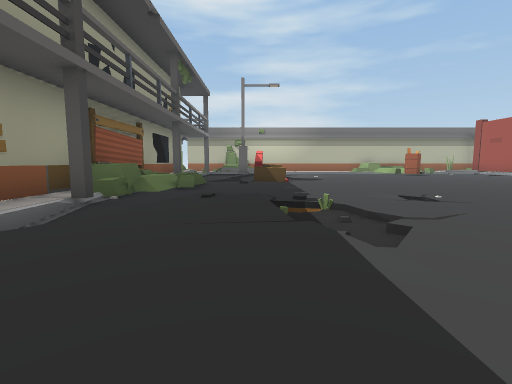
View 1 (above)

18 first-person views from a walk through a Unity game level. The camera is 1.2 m above the floor, tilts 6° down and sees 85° across. The floor is counted in squares, 2 m on a side. Each view is taken from the middle of a square. On the plan, view 1 faces up. The plan holds only what a view shows up to about 9 squares ahead; the rest is blank. The place goes on beyond the plan. The player is left out.

View 2
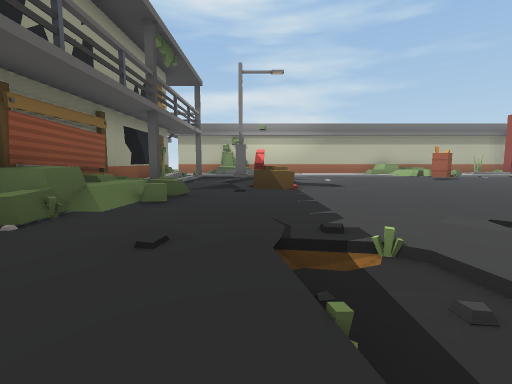

View 3
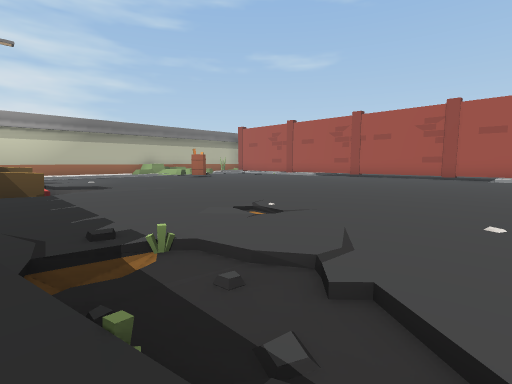

View 4
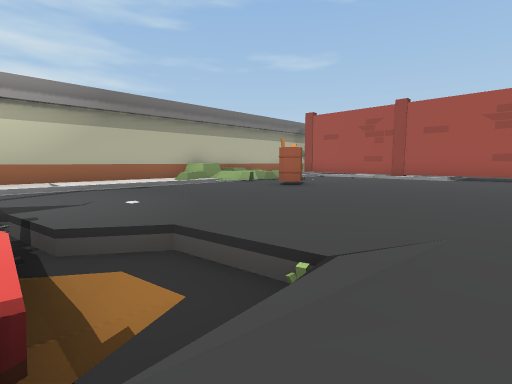

View 5
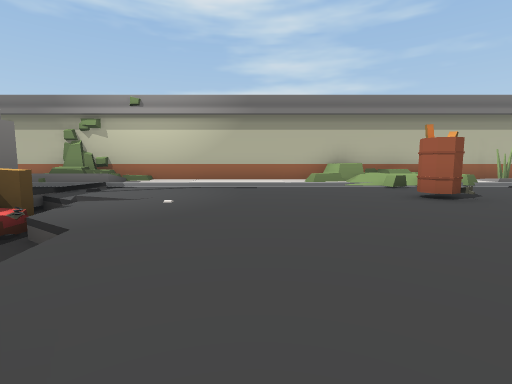

View 6
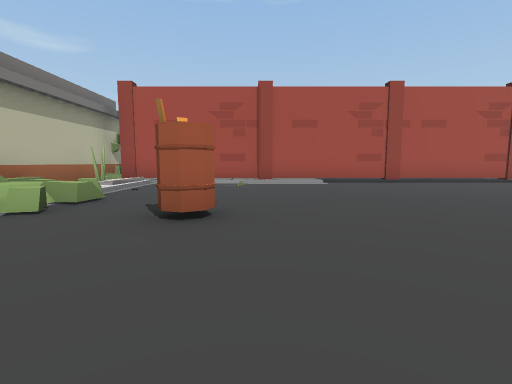

View 7
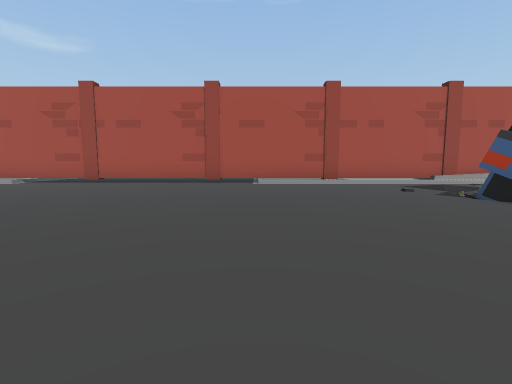

View 8
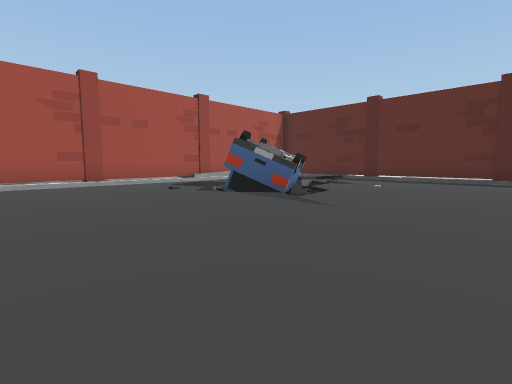

View 9
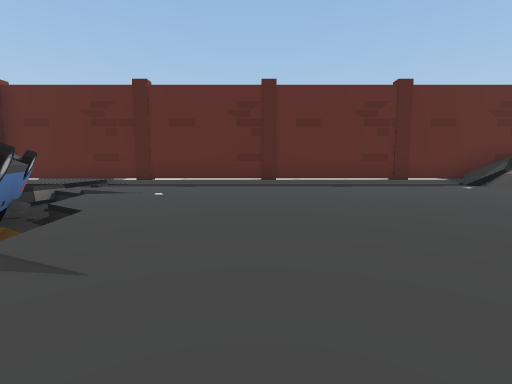

View 10
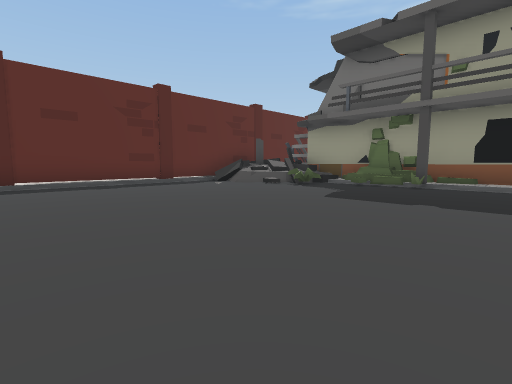

View 11
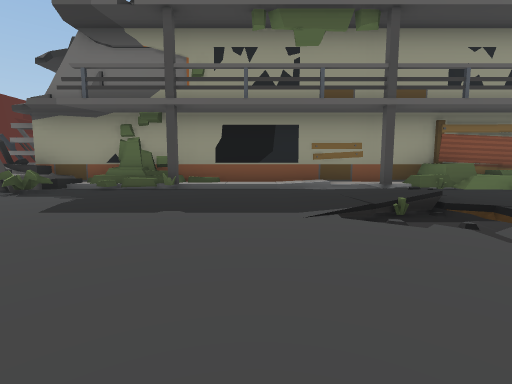

View 12
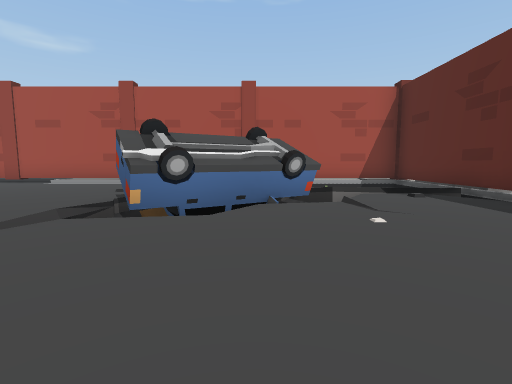

View 13
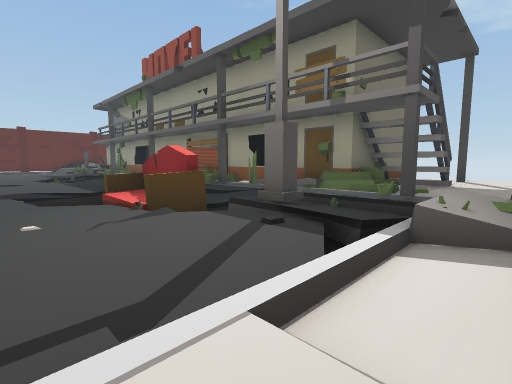

View 14
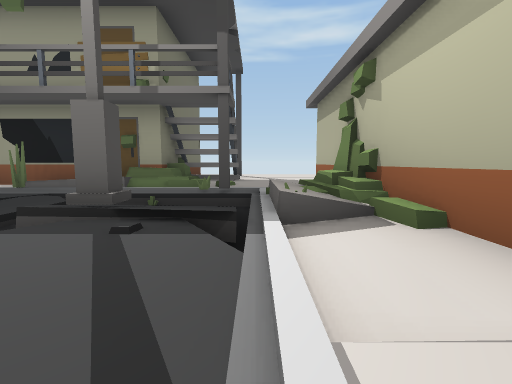

View 15
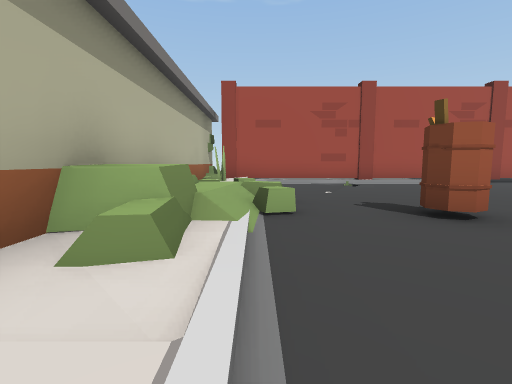

View 16
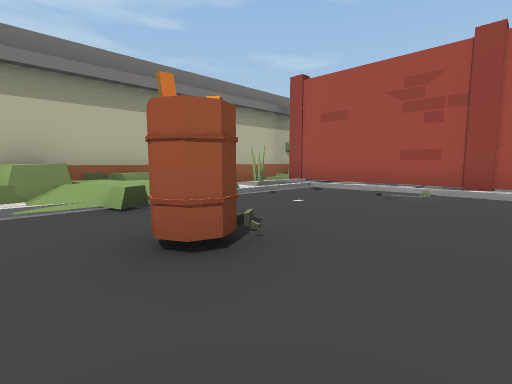

View 17
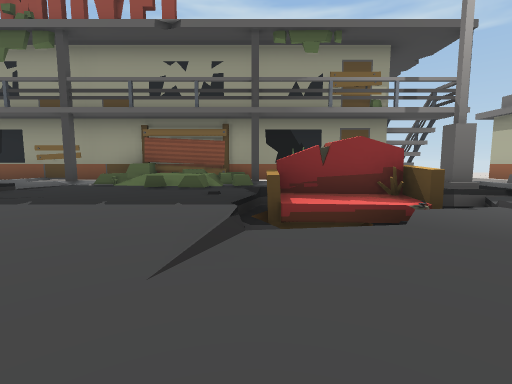

View 18
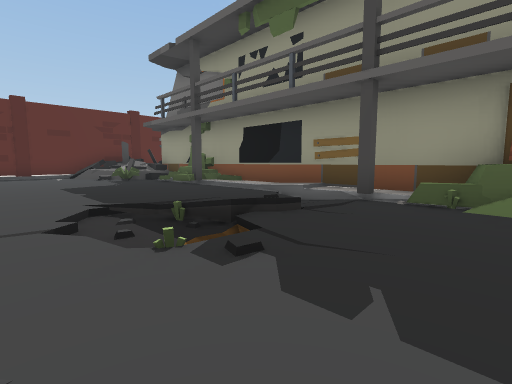

### Floor plan
Key: @ floor where view 1 was taken; # wall or solid block; . main floor; : floor 0.25 m higher than the main floor; - floor 0.5 m lower than the main floor; / step, stairs or slope; = window, fence, low wall or low ledge; ^ raised ledge; S sofa; B barrel; O other object.
Columns run from 8 left of view 1 to 13 right of it. Each row starts with its distance up from view 1.
 17     ##############
 16   ::::///..:: ^^######
 15 :::::://////////== //#
 14 #::#:=///.........../#
 13   ####//#......B...//#
 12      #//-/.........//#
 11      #//S//........./#
 10      #./S//........./#
  9     ###/SS/..........#
  8     ##=..............#
  7     #//..............#
  6     ##/..............#
  5     #=...............#
  4     #:#//=...........#
  3     #/////........../#
  2     #:.../........../#
  1     #:............../#
  0     #/..@.........../#
 -1     ##........./OO=./#
 -2     ##........./OO///#
 -3      #........../OO./#
 -4      #==........=O# /#
 -5      # /.........=  /#
 -6      ##/.........=/ /#
 -7       ##//////////#/.#
 -8        ###############

Positions as (right, up) in squares from view 1, and headings:
1: (0, 0), facing up
2: (0, 2), facing up
3: (0, 2), facing up-right
4: (1, 8), facing up-right
5: (4, 8), facing up
6: (4, 12), facing right
7: (4, 3), facing right
8: (4, 3), facing down-right
9: (5, 1), facing down
10: (5, 1), facing down-left
11: (4, 1), facing left
12: (4, -3), facing right
13: (3, 16), facing down-left
14: (3, 15), facing left
15: (4, 15), facing right
16: (6, 11), facing up-right
17: (5, 9), facing left
18: (2, 6), facing down-left
